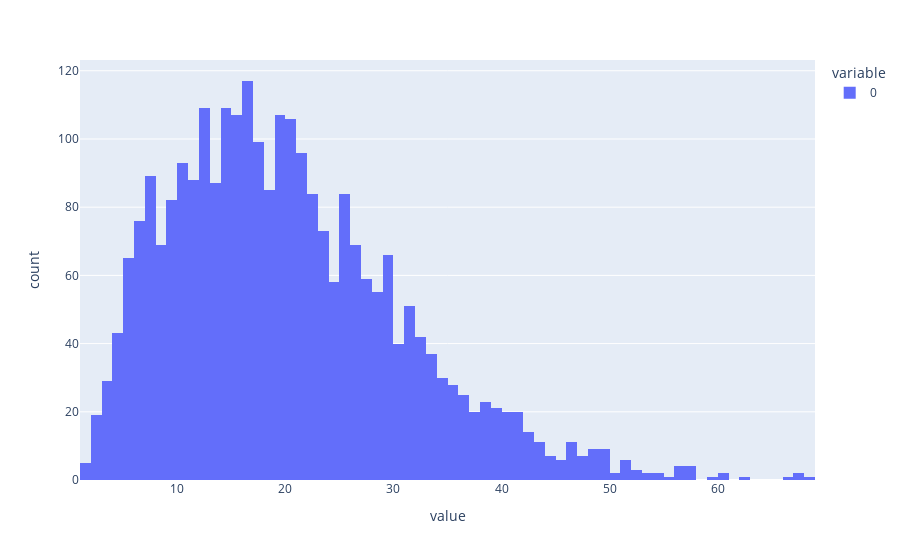

Notebook source saved alongside this figure:
### Code cell
fig = px.histogram(y_test)
fig.show()
print(np.std(y_test))

### Figure 1 — Plotly figure (JSON) as saved in the notebook; plotly's stock layout.template omitted (floating-point values rounded to 4 significant figures; data arrays with more than 128 entries replaced by an {"elided": "..."} marker saying what was removed)
{"data": [{"alignmentgroup": "True", "bingroup": "x", "hovertemplate": "variable=0<br>value=%{x}<br>count=%{y}<extra></extra>", "legendgroup": "0", "marker": {"color": "#636efa", "pattern": {"shape": ""}}, "name": "0", "offsetgroup": "0", "orientation": "v", "showlegend": true, "type": "histogram", "x": {"elided": "2691 float values"}, "xaxis": "x", "yaxis": "y"}], "layout": {"barmode": "relative", "legend": {"title": {"text": "variable"}, "tracegroupgap": 0}, "margin": {"t": 60}, "xaxis": {"anchor": "y", "domain": [0, 1], "title": {"text": "value"}}, "yaxis": {"anchor": "x", "domain": [0, 1], "title": {"text": "count"}}}}
